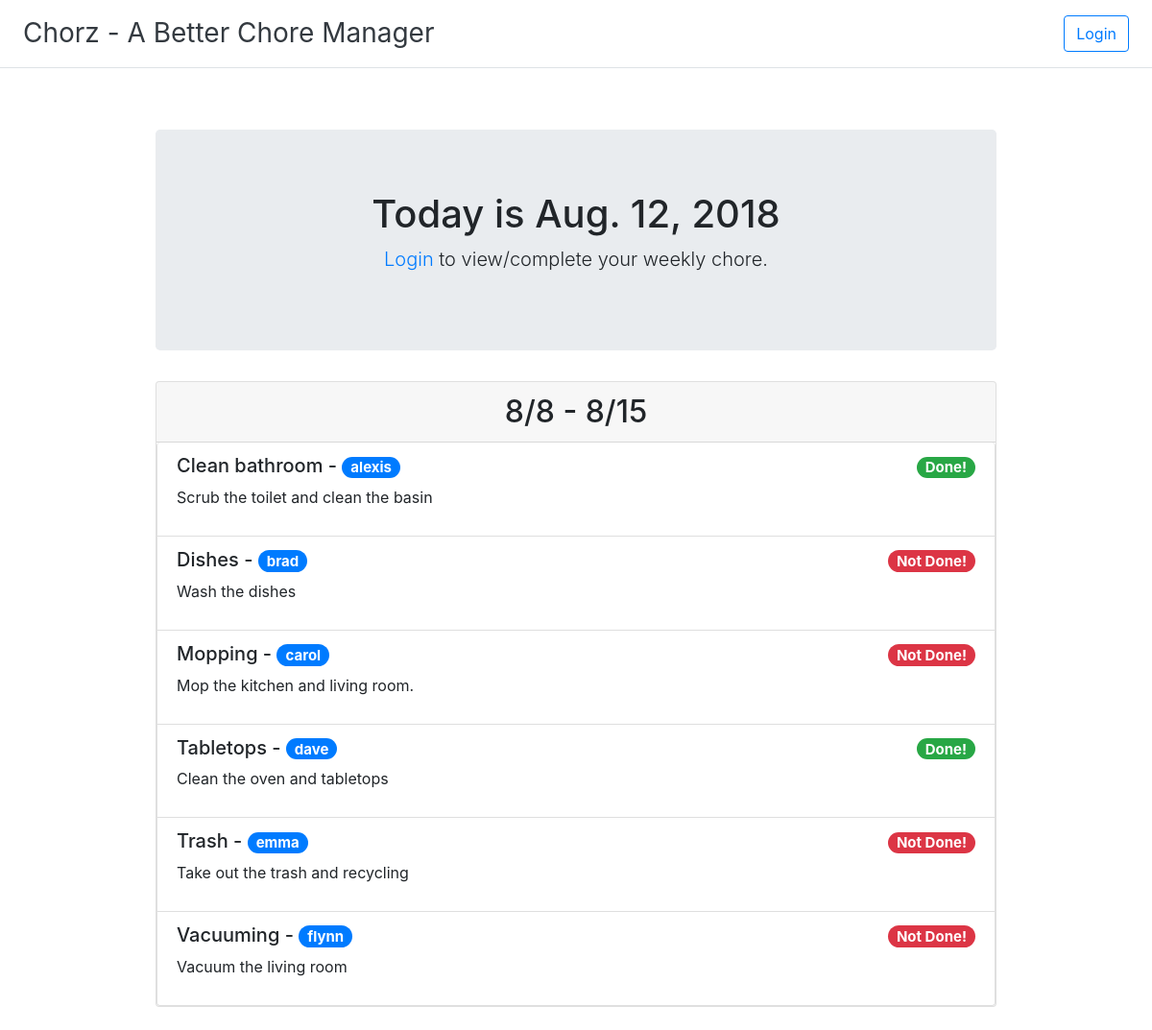
The page / on the database its author committed.
### dashboard/models.py (models this page shows)
class Chore(models.Model):
    name = models.CharField(max_length=50, help_text='Enter the chore name')
    description = models.TextField(help_text='Enter the description for the chore')
    user = models.ForeignKey(User, on_delete=models.SET_NULL, null=True, blank=True)
    is_done = models.BooleanField(default=False)
    class Meta:
        ordering = ['name']
    def __str__(self):
        return self.name

### dashboard/views.py (the view, shortened to what this page needs)
# urls.py: path('', views.Index.as_view(), name='index'),
class Index(generic.ListView):
    model = Chore
    template_name = 'index.html'
    def get_context_data(self, **kwargs):
        context = super().get_context_data(**kwargs)
        scheduler = Scheduler.objects.get(pk=1)
        start_date = scheduler.start
        end_date = start_date + datetime.timedelta(days=7)
        this_date = datetime.date.today()
        def rotate(l, rotations):
            return l[rotations:] + l[:rotations]
        rotations = 0
        try:
            users_chore = Chore.objects.get(user__username=self.request.user.username)
        except Chore.DoesNotExist:
            users_chore = None
        context['start_date'] = f'{start_date.month}/{start_date.day}'
        context['end_date'] = f'{end_date.month}/{end_date.day}'
        context['this_date'] = this_date
        context['rotations'] = rotations
        context['logged_in_user'] = self.request.user
        context['users_chore'] = users_chore
        return context

### dashboard/templates/index.html
{% extends "base_generic.html" %}
{% block content %}
<div class="jumbotron mx-auto" style="width: 75%;">
  <h1 class="display-5">Today is {{ this_date }}</h1>
  {% if logged_in_user.username %}
      <hr class="my-4">
      <p class="lead">Welcome <span class="badge badge-pill badge-primary align-middle">{{ logged_in_user.username }}</span></p>
      {% if users_chore %}
      <p class="lead">Have you completed <span class="font-weight-bold">{{ users_chore }}</span>?</p>
      <form action="" method="post">
        {% csrf_token %}
        <input type="submit" class="btn {% if users_chore.is_done %}btn-danger{% else %}btn-success{% endif %}" value="{% if users_chore.is_done %}No{% else %}Yes{% endif %}" name="change">
      </form>
      {% endif %}
  {% else %}
  <p class="lead"><a href="accounts/login">Login</a> to view/complete your weekly chore.</p>
  {% endif %}
</div>
<div class="card mx-auto" style="width: 75%;">
  <h2 class="card-header display-5">{{ start_date }} - {{ end_date }}</h2>
  <ul class="list-group">
    {% if object_list %}
      {% for chore in object_list %}
        <li class="list-group-item flex-column align-items-start">
          <div class="d-flex w-100 justify-content-between">
            <h5 class="text-left">
                {{ chore }} -
                <span class="badge badge-pill badge-primary">
                    {{ chore.user }}
                </span>
            </h5>
            {% if chore.is_done %}
            <h5><span class="badge badge-pill badge-success">Done!</span></h5>
            {% else %}
            <h5><span class="badge badge-pill badge-danger">Not Done!<span></h5>
            {% endif %}
          </div>
          <div class="d-flex w-100 justify-content-between">
            <p class="text-left">{{ chore.description }}</p>
          </div>
        </li>
      {% endfor %}
    {% else %}
      <li class="list-group-item">There are no chores.</li>
    {% endif %}
  </ul>
</div>
{% endblock %}

### rows shown on the page
Chore: name "Clean bathroom", user "alexis", is_done "Done!", description "Scrub the toilet and clean the basin"
Chore: name "Dishes", user "brad", is_done "Not Done!", description "Wash the dishes"
Chore: name "Mopping", user "carol", is_done "Not Done!", description "Mop the kitchen and living room."
Chore: name "Tabletops", user "dave", is_done "Done!", description "Clean the oven and tabletops"
Chore: name "Trash", user "emma", is_done "Not Done!", description "Take out the trash and recycling"
Chore: name "Vacuuming", user "flynn", is_done "Not Done!", description "Vacuum the living room"

### other values the page prints
{{ start_date }} "8/8"
{{ end_date }} "8/15"
